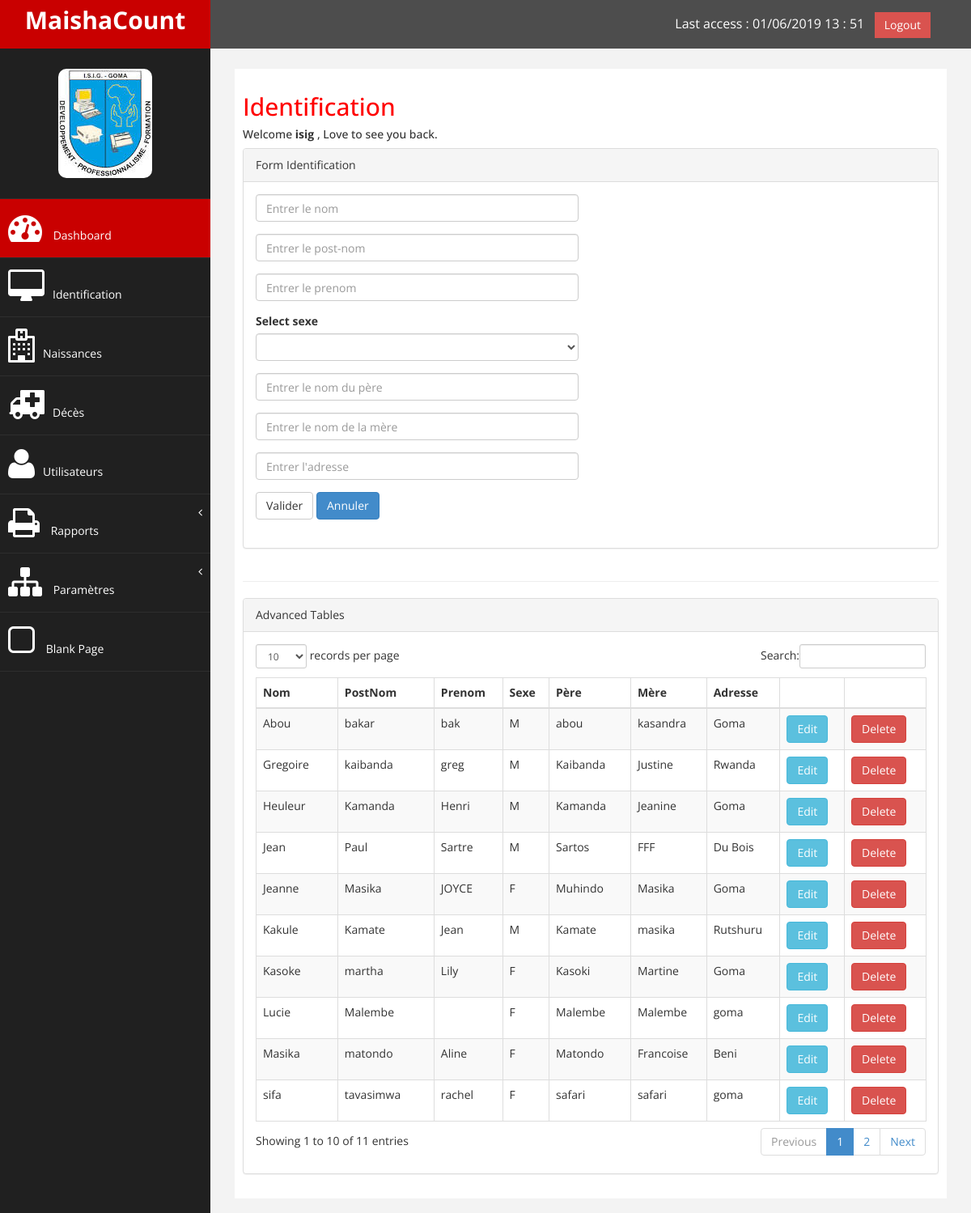
Page /identite.php (signed in) on the committed database.
### tables this page shows
CREATE TABLE `tpersonne` (
  `id_pers` int(11) NOT NULL,
  `nom_pers` varchar(50) NOT NULL,
  `postnom_pers` varchar(50) NOT NULL,
  `prenom_pers` varchar(50) NOT NULL,
  `sexe_pers` varchar(50) NOT NULL,
  `pere_pers` varchar(50) NOT NULL,
  `mere_pers` varchar(50) NOT NULL,
  `adresse_pers` text NOT NULL
);

### process_id.php (called while the page is built, shortened)
<?php
        $update=false;
		$nom_pers='';
		$postnom_pers='';
		$prenom_pers='';
		$sexe_pers='';
		$pere_pers='';
		$mere_pers='';
		$adresse_pers='';
 ?>

### identite.php (the view, shortened to what this page needs)
<?php require 'process_id.php'; ?>
<?php
    if(isset($_SESSION['connecter']) && $_SESSION['connecter']==true){
?>
<!DOCTYPE html>
<html xmlns="http://www.w3.org/1999/xhtml">
<head>
    <link href="assets/css/bootstrap.css" rel="stylesheet" />
    <link href="assets/css/font-awesome.css" rel="stylesheet" />
    <link href="assets/css/custom.css" rel="stylesheet" />
    <link href="assets/js/dataTables/dataTables.bootstrap.css" rel="stylesheet" />
</head>
<body>
<!-- <?php
    include('connexion.php');
?>
    <div id="wrapper">
        <nav class="navbar navbar-default navbar-cls-top " role="navigation" style="margin-bottom: 0">
            <div class="navbar-header">
                <a class="navbar-brand" href="">MaishaCount</a>
            </div>
  <div style="color: white;
padding: 15px 50px 5px 50px;
float: right;
font-size: 16px;"> Last access : <?php echo $_SESSION['jour']."/".$_SESSION['mois']."/".$_SESSION['annee']." ".$_SESSION['heure']." : ".$_SESSION['minute'];
?> &nbsp; <a href="deconnexion.php" class="btn btn-danger square-btn-adjust">Logout</a> </div>
        </nav>
                <nav class="navbar-default navbar-side" role="navigation">
            <div class="sidebar-collapse">
                <ul class="nav" id="main-menu">
                <li class="text-center">
                    <img src="<?php echo $_SESSION['photo']?>" class="user-image img-responsive"/>
                    </li>
                    <li>
                        <a class="active-menu"  href="admin.php"><i class="fa fa-dashboard fa-3x"></i> Dashboard</a>
                    </li>
                     <li>
                        <a  href="identite.php"><i class="fa fa-desktop fa-3x"></i>Identification</a>
                    </li>
                    <li>
                        <a  href="naissance.php"><i class="fa fa-hospital-o fa-3x"></i>Naissances</a>
                    </li>
                           <li  >
                        <a   href="deces.php"><i class="fa fa-ambulance fa-3x"></i>Décès</a>
                    </li>
                      <li  >
                        <a  href="utilisateur.php"><i class="fa fa-user fa-3x"></i>Utilisateurs</a>
                    </li>
                    <li>
                        <a href="#"><i class="fa fa-print fa-3x"></i> Rapports<span class="fa arrow"></span></a>
                      </li>
                    <li>
                        <a href="#"><i class="fa fa-sitemap fa-3x"></i> Paramètres<span class="fa arrow"></span></a>
                      </li>
                  <li  >
                        <a  href="blank.html"><i class="fa fa-square-o fa-3x"></i> Blank Page</a>
                    </li>
                </ul>
            </div>
        </nav>
        <div id="page-wrapper" >
            <div id="page-inner">
                <div class="row">
                    <div class="col-md-12">
                     <h2>Identification</h2>
                        <h5>Welcome <strong><?php echo $_SESSION['nom']?></strong>  , Love to see you back. </h5>
                    </div>
                </div>
               <div class="row">
                <div class="col-md-12">
                    <div class="panel panel-default">
                        <div class="panel-heading">
                            Form Identification
                        </div>
                    <div class="panel-body">
                            <div class="row">
                                <div class="col-md-6">
                                    <form role="form" action="process_id.php" method="POST">
                                        <div class="form-group">
                                            <input class="form-control" name="nom_pers" value="<?php echo $nom_pers; ?>" placeholder="Entrer le nom" />
                                        </div>
                                        <div class="form-group">
                                            <input class="form-control" name="postnom_pers" value="<?php echo $postnom_pers; ?>" placeholder="Entrer le post-nom" />
                                        </div>
                                        <div class="form-group">
                                            <input class="form-control" name="prenom_pers" value="<?php echo $prenom_pers; ?>" placeholder="Entrer le prenom" />
                                        </div>
                                        <div class="form-group">
                                            <label>Select sexe</label>
                                            <select class="form-control" name="sexe_pers">
                                                <option value="<?php echo $sexe_pers; ?>" selected><?php echo $sexe_pers; ?></option>
                                                <option value="M">M</option>
                                            </select>
                                        </div>
                                        <div class="form-group">
                                            <input class="form-control" name="pere_pers" value="<?php echo $pere_pers; ?>" placeholder="Entrer le nom du père" />
                                        </div>
                                        <div class="form-group">
                                            <input class="form-control" name="mere_pers" value="<?php echo $mere_pers; ?>" placeholder="Entrer le nom de la mère" />
                                        </div>
                                        <div class="form-group">
                                            <input class="form-control" name="adresse_pers" value="<?php echo $adresse_pers; ?>" placeholder="Entrer l'adresse" />
                                        </div>
                                    <?php
                                    if($update==true):
                                     ?>
                                 <button type="submit" name="update" class="btn btn-info">Update</button>
                             <?php else: ?>
                                        <button type="submit" name="submit" class="btn btn-default">Valider</button>
                            <?php endif ?>
                                        <button type="reset" class="btn btn-primary">Annuler</button>
                                    </form>
                                    <br />
                                </div>
                            </div>
                        </div>
                    </div>
                </div>
            </div>
<?php
        $rq="SELECT * FROM tpersonne";
        $result=mysqli_query($base,$rq) OR die(mysql_error());
 ?>
                 <hr />
            <div class="row">
                <div class="col-md-12">
                    <div class="panel panel-default">
                        <div class="panel-heading">
                             Advanced Tables
                        </div>
                        <div class="panel-body">
                            <div class="table-responsive">
                                <table class="table table-striped table-bordered table-hover" id="dataTables-example">
                                    <thead>
                                        <tr>
                                            <th>Nom</th>
                                            <th>PostNom</th>
                                            <th>Prenom</th>
                                            <th>Sexe</th>
                                            <th>Père</th>
                                            <th>Mère</th>
                                            <th>Adresse</th>
                                            <th></th>
                                            <th></th>
                                        </tr>
                                    </thead>
                                    <tbody>
                                    <?php
                                    while ($row=mysqli_fetch_array($result)):
                                     ?>
                                        <tr class="odd gradeX">
                                            <td><?php echo $row['nom_pers']; ?></td>
                                            <td><?php echo $row['postnom_pers']; ?></td>
                                            <td><?php echo $row['prenom_pers']; ?></td>
                                            <td><?php echo $row['sexe_pers']; ?></td>
                                            <td><?php echo $row['pere_pers']; ?></td>
                                            <td><?php echo $row['mere_pers']; ?></td>
                                            <td><?php echo $row['adresse_pers']; ?></td>
                                            <td>
                                                <a href="identite.php?edit=<?php echo $row['id_pers'] ;?>" class="btn btn-info">Edit</a>
                                                </td>
                                                <td>
                                                <a href="process_id.php?delete= <?php echo $row['id_pers']; ?>" class="btn btn-danger">Delete</a>
                                            </td>
                                        </tr>
                                    <?php endwhile; ?>
                                    </tbody>
                                </table>
                            </div>
                        </div>
                    </div>
                </div>
            </div>
        </div>
    </div>
            </div>
</body>
</html>
<?php
}else
    header('location:./index.php');
?>

### assets/css/custom.css (style rules this page uses)
body { font-family: 'Open Sans', sans-serif; }
#wrapper { width: 100%; background:#202020; }
#page-wrapper { padding: 15px 15px; min-height: 600px; background:#F3F3F3; }
#page-inner { width:100%; margin:10px 20px 10px 0px; background-color:#fff!important; padding:10px; min-height:1200px; }
.text-center { text-align:center; }
h2 { color: #f00; }
.square-btn-adjust { border: 0px solid transparent; -webkit-border-radius: 0px; -moz-border-radius: 0px; border-radius: 0px; }
.user-image { margin: 25px auto; -webkit-border-radius: 10px; -moz-border-radius: 10px; border-radius: 10px; max-height:170px; max-width:170px; }
.navbar-cls-top .navbar-brand { color: #fff; background: #C90000; width: 260px; text-align: center; height: 60px; font-size: 30px; font-weight: 700; }
.active-menu { background-color:#C90000!important; }
.arrow { float: right; }
.fa.arrow:before { content: "\f104"; }
.sidebar-collapse , .sidebar-collapse .nav { background:none; }
.sidebar-collapse .nav { padding:0; }
.sidebar-collapse .nav > li > a { color:#fff; background:#202020; text-shadow:none; }
.sidebar-collapse > .nav > li > a { padding:15px 10px; }
.sidebar-collapse > .nav > li { border-bottom: 1px solid rgba(107, 108, 109, 0.19); }
.navbar-side { border:none; background-color: #202020; }
.navbar-cls-top { background:#4D4D4D; border-bottom:none; }
.navbar-default { border:0px solid black; }
.navbar-header { background: #A70303; }
.nav > li > a > i { margin-right:10px; }
@media (min-width:768px) { #page-wrapper { margin: 0 0 0 260px; padding: 15px 30px; min-height: 1200px; } }
@media (min-width:768px) { .navbar-side { z-index: 1; position: absolute; width: 260px; } }
@media (min-width:768px) { .navbar { border-radius: 0px; } }

### rows in the picture
tpersonne: nom_pers "sifa", postnom_pers "tavasimwa", prenom_pers "rachel", sexe_pers "F", pere_pers "safari", mere_pers "safari", adresse_pers "goma"
tpersonne: nom_pers "Jeanne", postnom_pers "Masika", prenom_pers "JOYCE", sexe_pers "F", pere_pers "Muhindo", mere_pers "Masika", adresse_pers "Goma"
tpersonne: nom_pers "Lucie", postnom_pers "Malembe", sexe_pers "F", pere_pers "Malembe", mere_pers "Malembe", adresse_pers "goma"
tpersonne: nom_pers "Jean", postnom_pers "Paul", prenom_pers "Sartre", sexe_pers "M", pere_pers "Sartos", mere_pers "FFF", adresse_pers "Du Bois"
tpersonne: nom_pers "Kasoke", postnom_pers "martha", prenom_pers "Lily", sexe_pers "F", pere_pers "Kasoki", mere_pers "Martine", adresse_pers "Goma"
tpersonne: nom_pers "Abou", postnom_pers "bakar", prenom_pers "bak", sexe_pers "M", pere_pers "abou", mere_pers "kasandra", adresse_pers "Goma"
tpersonne: nom_pers "Gregoire", postnom_pers "kaibanda", prenom_pers "greg", sexe_pers "M", pere_pers "Kaibanda", mere_pers "Justine", adresse_pers "Rwanda"
tpersonne: nom_pers "Heuleur", postnom_pers "Kamanda", prenom_pers "Henri", sexe_pers "M", pere_pers "Kamanda", mere_pers "Jeanine", adresse_pers "Goma"
tpersonne: nom_pers "Kakule", postnom_pers "Kamate", prenom_pers "Jean", sexe_pers "M", pere_pers "Kamate", mere_pers "masika", adresse_pers "Rutshuru"
tpersonne: nom_pers "Masika", postnom_pers "matondo", prenom_pers "Aline", sexe_pers "F", pere_pers "Matondo", mere_pers "Francoise", adresse_pers "Beni"

### other values in the picture
$_SESSION['jour'] "01"
$_SESSION['mois'] "06"
$_SESSION['annee'] "2019"
$_SESSION['heure'] "13"
$_SESSION['minute'] "51"
$_SESSION['nom'] "isig"
